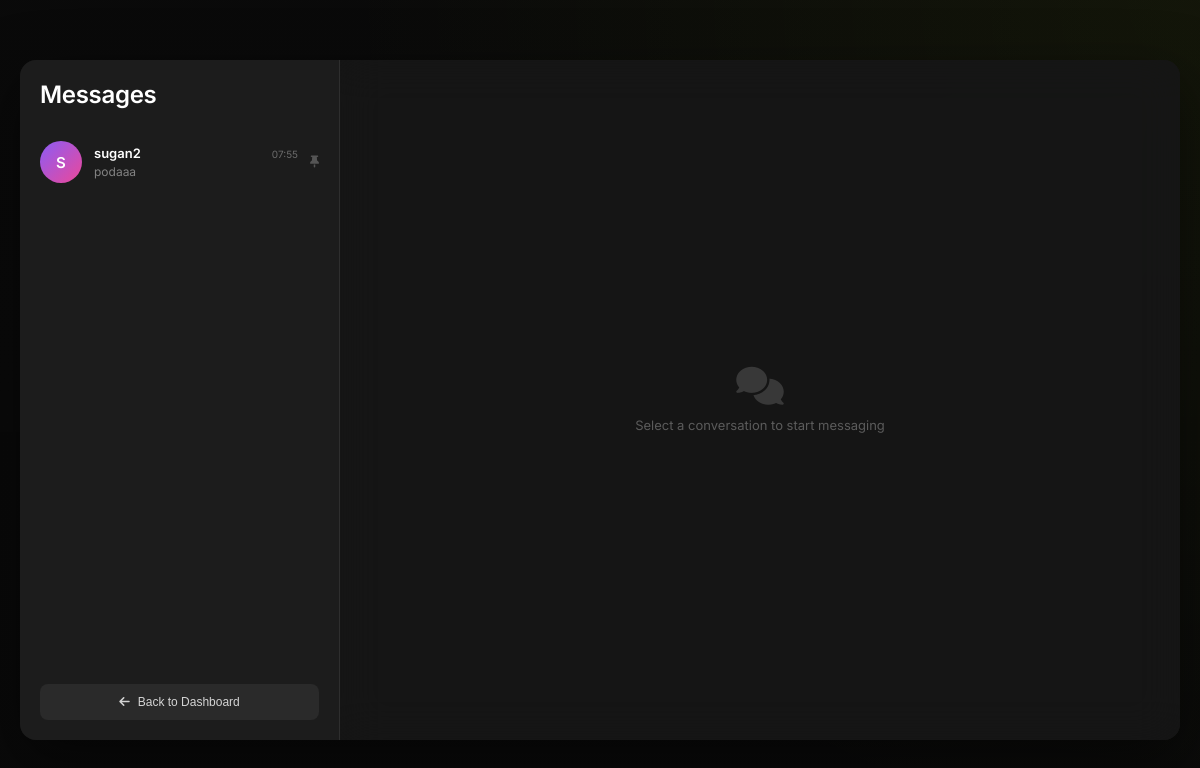
Before: /conversations/ (signed in) with the older database file.
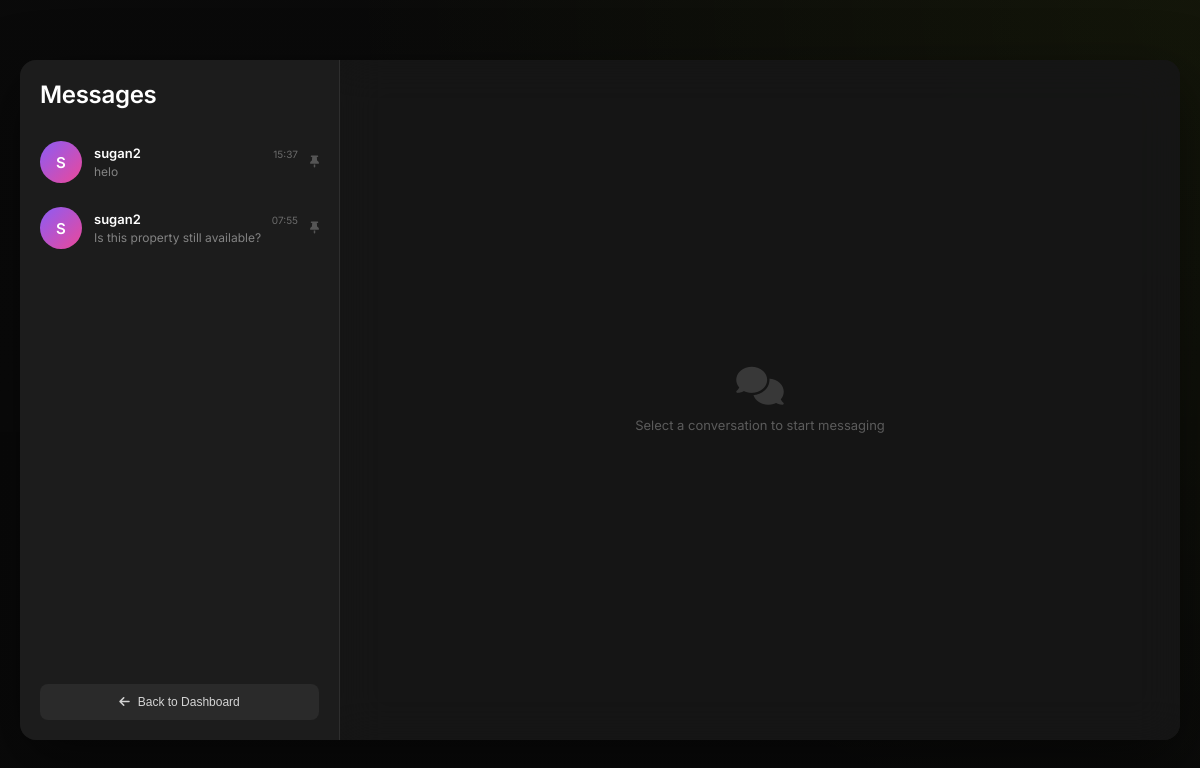
After: the same page with the newer database file.
### core/models.py (models this page shows, shortened)
class Conversation(models.Model):
    property = models.ForeignKey(Property, on_delete=models.CASCADE, related_name='conversations')
    tenant = models.ForeignKey(User, on_delete=models.CASCADE, related_name='tenant_conversations')
    owner = models.ForeignKey(User, on_delete=models.CASCADE, related_name='owner_conversations')
    created_at = models.DateTimeField(auto_now_add=True)
    updated_at = models.DateTimeField(auto_now=True)
    class Meta:
        unique_together = ('property', 'tenant', 'owner')
        ordering = ['-updated_at']
    def get_last_message(self):
        return self.messages.last()

class User(AbstractUser):
    class Role(models.TextChoices):
        ADMIN = "ADMIN", "Admin"
        OWNER = "OWNER", "Owner"
        TENANT = "TENANT", "Tenant"
    email = models.EmailField(unique=True, null=False, blank=False)
    role = models.CharField(max_length=50, choices=Role.choices, default=Role.TENANT)
    profile_image = models.ImageField(upload_to='profiles/', blank=True, null=True)
    phone_number = models.CharField(max_length=15, blank=True, null=True)
    groups = models.ManyToManyField(
        'auth.Group',
        related_name='custom_user_set',
        blank=True,
        help_text='The groups this user belongs to.',
        verbose_name='groups',
    )
    user_permissions = models.ManyToManyField(
        'auth.Permission',
        related_name='custom_user_set',
        blank=True,
        help_text='Specific permissions for this user.',
        verbose_name='user permissions',
    )

class Message(models.Model):
    conversation = models.ForeignKey(Conversation, on_delete=models.CASCADE, related_name='messages')
    sender = models.ForeignKey(User, on_delete=models.CASCADE, related_name='sent_messages')
    content = models.TextField()
    is_read = models.BooleanField(default=False)
    created_at = models.DateTimeField(auto_now_add=True)
    class Meta:
        ordering = ['created_at']

class Property(models.Model):
    class Status(models.TextChoices):
        PENDING_APPROVAL = "PENDING", "Pending Approval"
        AVAILABLE = "AVAILABLE", "Available"
        RENTED = "RENTED", "Rented"
        MAINTENANCE = "MAINTENANCE", "Maintenance"
    class Furnishing(models.TextChoices):
        UNFURNISHED = "UNFURNISHED", "Unfurnished"
        SEMI_FURNISHED = "SEMI_FURNISHED", "Semi-Furnished"
        FULLY_FURNISHED = "FULLY_FURNISHED", "Fully Furnished"
    class Facing(models.TextChoices):
        NORTH = "NORTH", "North"
        SOUTH = "SOUTH", "South"
        EAST = "EAST", "East"
        WEST = "WEST", "West"
        NORTHEAST = "NORTHEAST", "North-East"
        NORTHWEST = "NORTHWEST", "North-West"
        SOUTHEAST = "SOUTHEAST", "South-East"
        SOUTHWEST = "SOUTHWEST", "South-West"
    owner = models.ForeignKey(User, on_delete=models.CASCADE, related_name='properties')
    title = models.CharField(max_length=255)
    ad_title = models.CharField(max_length=255, blank=True, null=True, help_text="Short ad title")
    description = models.TextField()
    price = models.DecimalField(max_digits=10, decimal_places=2)
    location = models.CharField(max_length=255)
    property_type = models.CharField(max_length=100)
    bhk = models.IntegerField(default=1, help_text="Number of BHKs (Bedrooms)")
    bathrooms = models.IntegerField(default=1, help_text="Number of bathrooms")
    furnishing = models.CharField(max_length=50, choices=Furnishing.choices, default=Furnishing.SEMI_FURNISHED)
    super_built_area = models.DecimalField(max_digits=10, decimal_places=2, default=0, help_text="Super built area in sqft")
    bachelors_allowed = models.BooleanField(default=True, help_text="Are bachelors allowed?")
    total_floors = models.IntegerField(default=1, help_text="Total floors in the building")
    facing = models.CharField(max_length=50, choices=Facing.choices, default=Facing.NORTH)
    amenities = models.TextField(help_text="Comma-separated list of amenities", blank=True)
    status = models.CharField(max_length=50, choices=Status.choices, default=Status.PENDING_APPROVAL)
    is_paid = models.BooleanField(default=False)
    created_at = models.DateTimeField(auto_now_add=True)
    updated_at = models.DateTimeField(auto_now=True)
    class Meta:
        verbose_name_plural = "Properties"

### core/views.py (the view)
# urls.py: path('conversations/', views.conversations_view, name='conversations'),
@login_required
def conversations_view(request):
    if request.user.role == 'TENANT':
        conversations = Conversation.objects.filter(tenant=request.user)
    elif request.user.role == 'OWNER':
        conversations = Conversation.objects.filter(owner=request.user)
    else:
        conversations = Conversation.objects.all()
    conversations_with_unread = []
    for conversation in conversations:
        unread_count = conversation.messages.filter(is_read=False).exclude(sender=request.user).count()
        conversation.has_unread = unread_count > 0
        conversations_with_unread.append(conversation)
    context = {
        'conversations': conversations_with_unread
    }
    return render(request, 'core/conversations.html', context)

### core/templates/core/conversations.html (shortened to what this page needs)
{% load static %}
<!DOCTYPE html>
<html lang="en">
<head>
    <link href="https://cdnjs.cloudflare.com/ajax/libs/font-awesome/6.4.0/css/all.min.css" rel="stylesheet">
</head>
<body>
    <div class="messages-container">
        <div class="sidebar">
            <div class="sidebar-header">
                <div class="sidebar-title">Messages</div>
            </div>
            <div class="conversations-list">
                {% if conversations %}
                    {% for conversation in conversations %}
                        <a href="{% url 'conversation_detail' conversation.id %}" class="conversation-item">
                            <div class="avatar">
                                {% if user.role == 'TENANT' %}
                                    {{ conversation.owner.username|first|upper }}
                                {% else %}
                                    {{ conversation.tenant.username|first|upper }}
                                {% endif %}
                            </div>
                            <div class="conversation-content">
                                <div class="conversation-header">
                                    <span class="conversation-name">
                                        {% if user.role == 'TENANT' %}
                                            {{ conversation.owner.username }}
                                        {% else %}
                                            {{ conversation.tenant.username }}
                                        {% endif %}
                                    </span>
                                    <span class="conversation-time">{{ conversation.updated_at|date:"H:i" }}</span>
                                </div>
                                <div class="conversation-preview">
                                    {% if conversation.get_last_message %}
                                        {{ conversation.get_last_message.content|truncatewords:6 }}
                                    {% else %}
                                        {{ conversation.property.title }}
                                    {% endif %}
                                </div>
                            </div>
                            <div class="conversation-meta">
                                <i class="fas fa-thumbtack pin-icon"></i>
                            </div>
                        </a>
                    {% endfor %}
                {% endif %}
            </div>
            <button class="add-contact-btn" onclick="window.location.href='/dashboard/'">
                <i class="fas fa-arrow-left"></i>
                Back to Dashboard
            </button>
        </div>
        <div class="chat-area">
            <div class="empty-state">
                <i class="fas fa-comments"></i>
                <p>Select a conversation to start messaging</p>
            </div>
        </div>
    </div>
</body>
</html>

Changed rows visible on the page:
added Conversation: tenant.username|first "S", tenant.username "sugan2", updated_at "15:37", property "helo"
computed for Conversation: get_last_message.content "podaaa" → "Is this property still available?"
